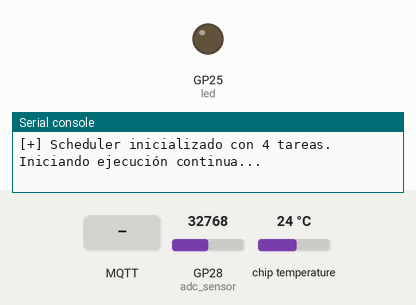
Simulated run of this program. Board: Raspberry Pi Pico running MicroPython. Parts: output pins drawn as LEDs (lit = HIGH), the last lines printed to the serial console. The inputs (shaded band) are chosen by the test bench; at power-on: GP28 (adc_sensor) = 32768, chip temperature 24 °C (analog values on the 0–65535 scale). WiFi joins after 1.5 s; no MQTT or app messages arrive unless stated.

Above: at 2.8 s.
2.9 s: MQTT message "1" arrives on the first subscribed topic
At 4.1 s:
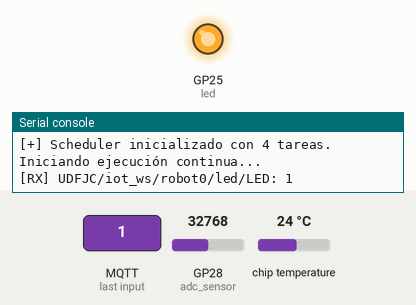
4.4 s: MQTT message "0" arrives on the first subscribed topic
At 5.1 s:
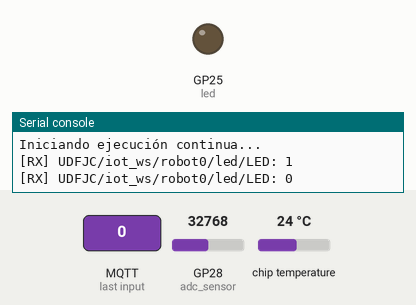
Timing chart, 0 to 7.4 s (numbered marks = the images above; inputs shaded):
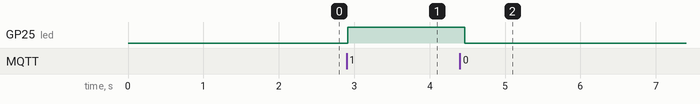

Measured:
- after the input at 2.9 s, GP25 (led): LOW → HIGH at once
- after the input at 4.4 s, GP25 (led): HIGH → LOW after 0.07 s

The program:

main.py
```python
"""
main.py
=======
Lanzador del Taller 4 en MicroPython (Raspberry Pi Pico WH 1).
Configura el Scheduler cooperativo y registra las 4 tareas concurrentes:
1. Task Sensores     (100 ms)
2. Task Telemetría   (1000 ms - Watchdog)
3. Task Estado       (50 ms  - Actuador LED)
4. Task MQTT         (20 ms  - Eventos de red)
"""

import machine
import time
from machine import ADC, Pin
from mqtt_client import MicroMQTTClient
from scheduler import Scheduler
from task import Task
from watchdog_task import WatchdogTask
from wifi_manager import WiFiManager

# ----------------------------------------------------
# CONFIGURACIÓN
# ----------------------------------------------------
SSID = "TU_WIFI_AQUI"
PASSWORD = "TU_PASSWORD_AQUI"
BROKER = "broker.hivemq.com"
PORT = 1883
PREFIX = "UDFJC/iot_ws/robot0/"

# Hardware
led = Pin("LED", Pin.OUT)
led.value(0)
adc_sensor = ADC(28)  # Pin GP28 (Entrada Analógica / Sensor)

unique_id = machine.unique_id().hex()
CLIENT_ID = f"pico_wh_{unique_id[-6:]}"

# Variables compartidas de estado
estado_led = 0
ultimo_valor_sensor = 0
simulate_lag_ms = 0


# ====================================================
# DEFINICIÓN DE TAREAS COOPERATIVAS
# ====================================================

# 1. Tarea de Lectura de Sensores (100 ms)
class TaskSensores(Task):
    def __init__(self, scheduler, period_ms=100):
        super().__init__(scheduler, period_ms, name="sensores", priority=3)

    def update(self):
        global ultimo_valor_sensor
        # Simulación o lectura real en GP28
        ultimo_valor_sensor = adc_sensor.read_u16()


# 2. Tarea de Actualización de Estado / Actuadores (50 ms)
class TaskEstadoActuadores(Task):
    def __init__(self, scheduler, period_ms=50):
        super().__init__(scheduler, period_ms, name="estado_actuadores", priority=1)

    def update(self):
        global simulate_lag_ms
        # Si se solicitó simular lentitud para demostrar el Scheduler/Watchdog:
        if simulate_lag_ms > 0:
            time.sleep_ms(simulate_lag_ms)
            simulate_lag_ms = 0

        led.value(estado_led)


# 3. Tarea de Eventos MQTT (20 ms)
class TaskMQTT(Task):
    def __init__(self, scheduler, mqtt_client, period_ms=20):
        super().__init__(scheduler, period_ms, name="mqtt_eventos", priority=1)
        self.mqtt = mqtt_client

    def update(self):
        self.mqtt.check_msg()


# ====================================================
# PROCESAMIENTO DE COMANDOS DESDE FLET
# ====================================================
def on_mqtt_message(topic, data):
    global estado_led, simulate_lag_ms

    print(f"[RX] {topic}: {data}")

    # Control de LED
    if topic.endswith("led/LED"):
        val = data.get("value", 0) if isinstance(data, dict) else int(data)
        estado_led = 1 if val in (1, "1", True) else 0

    # Simular tarea bloqueante (para ver el impacto en las métricas)
    elif topic.endswith("cmd/lag"):
        lag = data.get("ms", 50) if isinstance(data, dict) else int(data)
        simulate_lag_ms = lag
        print(f"[ALERTA] Provocando lag deliberado de {lag} ms en la siguiente vuelta")


# ====================================================
# PROGRAMA PRINCIPAL
# ====================================================
def main():
    print("Iniciando Taller 4: Scheduler y Multitarea Cooperativa...")

    wifi = WiFiManager(SSID, PASSWORD)
    if not wifi.connect():
        return

    mqtt = MicroMQTTClient(CLIENT_ID, broker=BROKER, port=PORT, on_message=on_mqtt_message)
    mqtt.connect()
    mqtt.subscribe(PREFIX + "led/LED")
    mqtt.subscribe(PREFIX + "cmd/lag")
    print(f"[+] Conectado a MQTT y suscrito a {PREFIX}#")

    # Instanciar el Scheduler
    scheduler = Scheduler()

    # Registrar las 4 tareas
    TaskSensores(scheduler, period_ms=100)
    WatchdogTask(scheduler, mqtt, wifi, period_ms=1000, prefix=PREFIX)
    TaskEstadoActuadores(scheduler, period_ms=50)
    TaskMQTT(scheduler, mqtt, period_ms=20)

    print(f"[+] Scheduler inicializado con {len(scheduler.tasks)} tareas.")
    print("Iniciando ejecución continua...")

    # Ejecutar scheduler
    scheduler.run()


if __name__ == "__main__":
    main()
```

mqtt_client.py
```python
"""
mqtt_client.py
==============
Cliente MQTT liviano adaptado para el Scheduler en MicroPython.
"""

import json
from umqtt.simple import MQTTClient


class MicroMQTTClient:
    def __init__(self, client_id, broker="broker.hivemq.com", port=1883, on_message=None):
        self.client_id = client_id
        self.broker = broker
        self.port = port
        self.on_message_cb = on_message
        self.client = MQTTClient(
            client_id=self.client_id,
            server=self.broker,
            port=self.port,
            keepalive=60,
        )
        self.client.set_callback(self._callback)
        self.is_connected = False

    def _callback(self, topic_bytes, msg_bytes):
        topic = topic_bytes.decode("utf-8")
        payload = msg_bytes.decode("utf-8")
        try:
            data = json.loads(payload)
        except Exception:
            data = payload

        if self.on_message_cb:
            self.on_message_cb(topic, data)

    def connect(self):
        self.client.connect()
        self.is_connected = True

    def subscribe(self, topic):
        if self.is_connected:
            self.client.subscribe(topic.encode("utf-8"))

    def publish(self, topic, data):
        if not self.is_connected:
            return

        payload = json.dumps(data) if isinstance(data, (dict, list)) else str(data)
        self.client.publish(topic.encode("utf-8"), payload.encode("utf-8"))

    def check_msg(self):
        if self.is_connected:
            self.client.check_msg()
```

scheduler.py
```python
"""
scheduler.py
============
Scheduler cooperativo no bloqueante.
Organiza la ejecución ordenada de múltiples tareas periódicas sin recurrir a sleep()
prolongados ni a un RTOS pesado, permitiendo atender sensores, red y actuadores concurrentemente.
"""

import time
import gc


class Scheduler:
    def __init__(self):
        self.tasks = []

    def add(self, task):
        self.tasks.append(task)
        # Ordenar por prioridad (menor número = mayor prioridad)
        self.tasks.sort(key=lambda t: t.priority)

    def run(self):
        """Bucle principal no bloqueante del microcontrolador."""
        while True:
            now = time.ticks_ms()

            for task in self.tasks:
                if time.ticks_diff(now, task.next_run) >= 0:
                    task.update_measured()
                    # Programar siguiente ejecución
                    task.next_run = time.ticks_add(now, task.period)

            gc.collect()
            time.sleep_ms(1)

    def stats(self):
        """Genera un resumen estructurado del desempeño y latencia de todas las tareas."""
        report = {}
        for task in self.tasks:
            st = task.metrics.stats()
            st["period_ms"] = task.period
            report[task.name] = st
        return report
```

task.py
```python
"""
task.py
=======
Abstracción de Tarea periódica cooperativa para MicroPython.
Implementa el principio: "Medir antes de optimizar" midiendo el tiempo
exacto de ejecución en microsegundos (ticks_us) de cada ciclo.
"""

import time
from ring_buffer import RingBuffer


class Task:
    def __init__(self, scheduler, period_ms, name=None, priority=1, function=None):
        self.scheduler = scheduler
        self.period = period_ms
        self.priority = priority
        self.name = name or self.__class__.__name__
        self.function = function
        self.next_run = time.ticks_ms()
        self.metrics = RingBuffer(size=10, unit="us")

        if scheduler:
            scheduler.add(self)

    def update(self):
        """Sobrescribir en subclases o invocar la función asociada."""
        if self.function:
            self.function()

    def update_measured(self):
        """Ejecuta la tarea y mide el tiempo transcurrido en microsegundos."""
        start = time.ticks_us()
        self.update()
        end = time.ticks_us()
        elapsed = time.ticks_diff(end, start)
        self.metrics.append(elapsed)
```

watchdog_task.py
```python
"""
watchdog_task.py
================
Tarea periódica de Watchdog y Telemetría del Sistema.
Supervisa la salud del sistema, recolecta estadísticas de ejecución de las tareas,
memoria RAM, temperatura y calidad Wi-Fi, y las publica vía MQTT.
"""

import gc
import time
from machine import ADC
from task import Task


class WatchdogTask(Task):
    def __init__(self, scheduler, mqtt_client, wifi_manager, period_ms=1000, prefix="UDFJC/iot_ws/robot0/"):
        super().__init__(scheduler, period_ms, name="watchdog_telemetry", priority=2)
        self.mqtt = mqtt_client
        self.wifi = wifi_manager
        self.prefix = prefix
        self.heartbeat_counter = 0
        self.sensor_temp = ADC(4)

        # Opcional: Watchdog de hardware real con timeout de 8000 ms
        # from machine import WDT
        # self.wdt = WDT(timeout=8000)
        self.wdt = None

    def read_temperature(self):
        try:
            raw = self.sensor_temp.read_u16() * (3.3 / 65535)
            temp = 27 - (raw - 0.706) / 0.001721
            return round(temp, 1)
        except Exception:
            return 0.0

    def get_rssi(self):
        try:
            return self.wifi.wlan.status("rssi")
        except Exception:
            return 0

    def update(self):
        # 1. Alimentar Watchdog de hardware si está activo
        if self.wdt:
            self.wdt.feed()

        self.heartbeat_counter += 1

        # 2. Construir reporte de salud completo
        health_data = {
            "heartbeat": self.heartbeat_counter,
            "uptime_s": time.ticks_ms() // 1000,
            "mem_free_bytes": gc.mem_free(),
            "mem_alloc_bytes": gc.mem_alloc(),
            "temp_c": self.read_temperature(),
            "wifi_rssi": self.get_rssi(),
            "tasks_stats": self.scheduler.stats(),
        }

        # 3. Publicar por MQTT
        topic = self.prefix + "watchdog/stats"
        self.mqtt.publish(topic, health_data)
```

wifi_manager.py
```python
"""
wifi_manager.py
===============
Gestor de conexión Wi-Fi para Raspberry Pi Pico WH.
"""

import network
import time


class WiFiManager:
    def __init__(self, ssid, password):
        self.ssid = ssid
        self.password = password
        self.wlan = network.WLAN(network.STA_IF)
        self.wlan.active(True)

    def connect(self):
        if not self.wlan.isconnected():
            print(f"[*] Conectando a Wi-Fi: {self.ssid}...")
            self.wlan.connect(self.ssid, self.password)

            intentos = 0
            while not self.wlan.isconnected():
                time.sleep(0.5)
                intentos += 1
                if intentos > 30:
                    print("[!] Tiempo de espera agotado al conectar Wi-Fi.")
                    return False

        ip = self.wlan.ifconfig()[0]
        print(f"[+] Wi-Fi conectado exitosamente. IP: {ip} | Status: {self.wlan.status()}")
        return True

    def is_connected(self):
        return self.wlan.isconnected()
```

ring_buffer.py
```python
"""
ring_buffer.py
==============
Buffer circular de tamaño fijo para registrar métricas de tiempo de ejecución
sin fragmentar la memoria RAM en MicroPython.
"""

class RingBuffer:
    def __init__(self, size=10, unit="us"):
        self.size = size
        self.data = [0] * size
        self.count = 0
        self.full = False
        self.unit = unit

    def append(self, value):
        index = self.count % self.size
        self.data[index] = value
        self.count += 1
        if self.count >= self.size:
            self.full = True

    def get_data(self):
        if not self.full:
            return self.data[:self.count]
        return self.data

    def stats(self):
        samples = self.get_data()
        res = {
            "count": self.count,
            "unit": self.unit,
            "samples": len(samples),
        }
        if not samples:
            res["min"] = 0
            res["max"] = 0
            res["avg"] = 0
            return res

        res["min"] = min(samples)
        res["max"] = max(samples)
        res["avg"] = round(sum(samples) / len(samples), 1)
        return res
```
